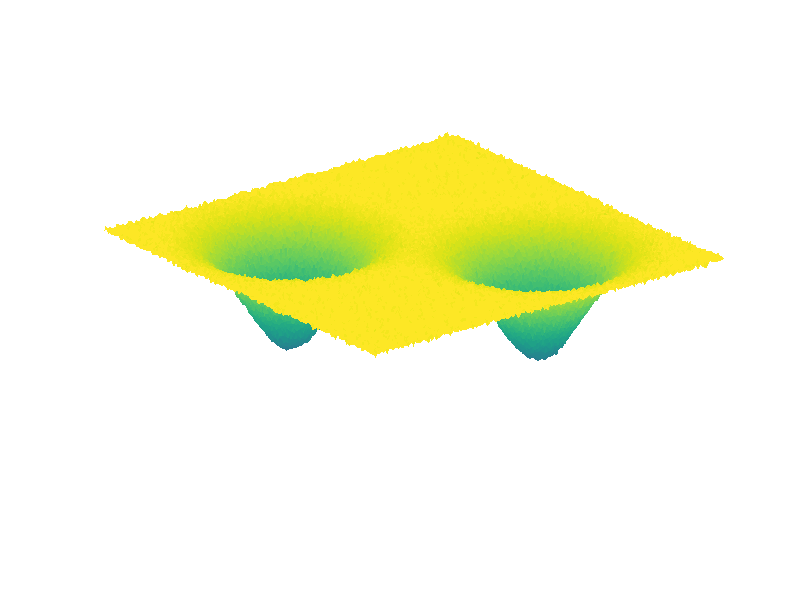

The MATLAB script that drew this image:
%% CAM model demo

[x,y] = ndgrid(-100:100, -100:100);

%x0 = [20,-50,50,-70,-75]; 
%y0 = [50,75,-50,-50,0]; 
%sigma = [10,20,20,10,30];
%A = [2,1,4,1,3];

x0 = [40,-40];
y0 = [-40,40];
sigma = [20,20];
A = [3,3];

nC = length(x0);

z = 0.001 * randn(size(x));
surf(x,y,-z)
shading flat
axis off
view(3);
zlim([-0.1 0.05]);
caxis([-0.1 0]);
pause;

for iC = 1:nC
    exponent = ((x-x0(iC)).^2 + (y-y0(iC)).^2)./(2*sigma(iC)^2);
    amplitude = A(iC) / (sigma(iC) * sqrt(2*pi));
    z = z + amplitude  * exp(-exponent);

surf(x,y,-z)
shading flat
axis off
view(3);
zlim([-0.1 0.05]);
caxis([-0.1 0]);
pause;
end